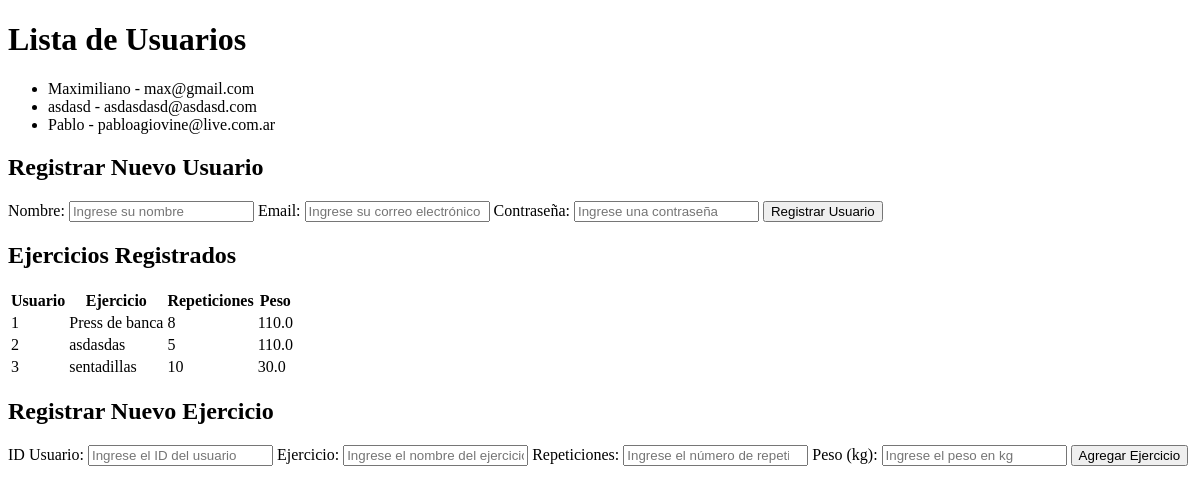
Before: / with the older database file.
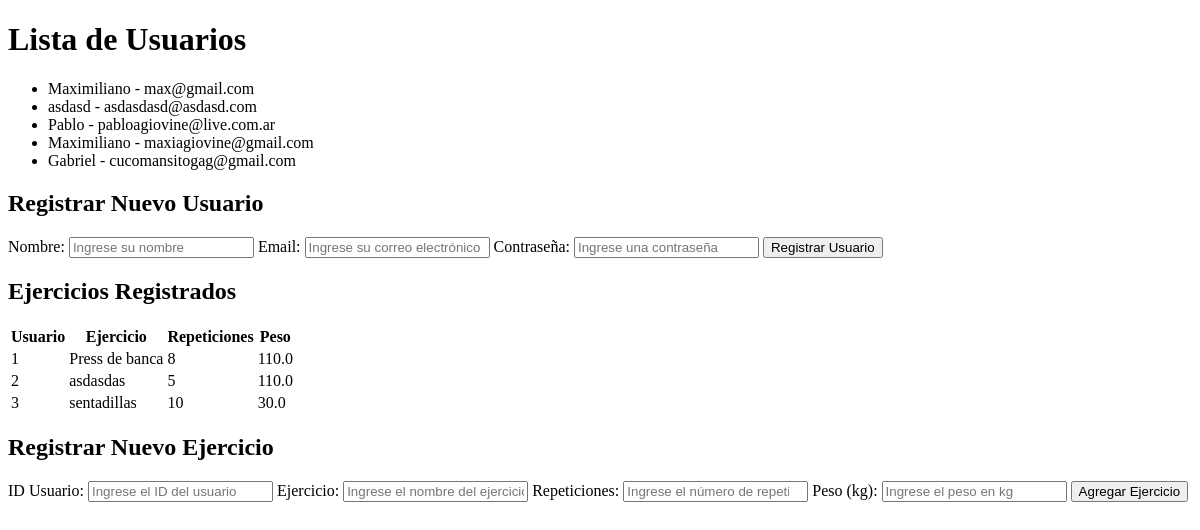
After: the same page with the newer database file.
### models.py (models this page shows)
class User(db.Model):
    id = db.Column(db.Integer, primary_key=True)
    name = db.Column(db.String(100), nullable=False)
    email = db.Column(db.String(100), unique=True, nullable=False)
    password = db.Column(db.String(100), nullable=False)

class Exercise(db.Model):
    id = db.Column(db.Integer, primary_key=True)
    user_id = db.Column(db.Integer, db.ForeignKey('user.id'), nullable=False)
    name = db.Column(db.String(100), nullable=False)
    repetitions = db.Column(db.Integer, nullable=False)
    weight = db.Column(db.Float, nullable=True)
    last_updated = db.Column(db.DateTime, default=db.func.current_timestamp())

### routes_App.py (the view)
@routes.route('/')
def main_page():
    users = User.query.all()
    exercises = Exercise.query.all()
    return render_template('index.html', users=users, exercises=exercises)

### templates/index.html (shortened to what this page needs)
<!DOCTYPE html>
<html lang="es">
<head>
    <link rel="stylesheet" href="{{ url_for('static', filename='styles.css') }}">
</head>
<body>
    <h1>Lista de Usuarios</h1>
    <ul>{% for user in users %}
            <li>{{ user.name }} - {{ user.email }}</li>
        {% endfor %}</ul>
    <h2>Registrar Nuevo Usuario</h2>
    <form action="/register_user" method="POST">
        <label>Nombre:</label>
        <input type="text" name="name" required placeholder="Ingrese su nombre" title="Nombre completo">
        <label>Email:</label>
        <input type="email" name="email" required placeholder="Ingrese su correo electrónico" title="Correo electrónico">
        <label>Contraseña:</label>
        <input type="password" name="password" required placeholder="Ingrese una contraseña" title="Contraseña">
        <button type="submit">Registrar Usuario</button>
    </form>
    <h2>Ejercicios Registrados</h2>
    <table>
        <tr>
            <th>Usuario</th>
            <th>Ejercicio</th>
            <th>Repeticiones</th>
            <th>Peso</th>
        </tr>
        {% for exercise in exercises %}
        <tr>
            <td>{{ exercise.user_id }}</td>
            <td>{{ exercise.name }}</td>
            <td>{{ exercise.repetitions }}</td>
            <td>{{ exercise.weight }}</td>
        </tr>
        {% endfor %}
    </table>
    <h2>Registrar Nuevo Ejercicio</h2>
    <form action="/register_exercise" method="POST">
        <label>ID Usuario:</label>
        <input type="number" name="user_id" required placeholder="Ingrese el ID del usuario" title="ID del usuario">
        <label>Ejercicio:</label>
        <input type="text" name="name" required placeholder="Ingrese el nombre del ejercicio" title="Nombre del ejercicio">
        <label>Repeticiones:</label>
        <input type="number" name="repetitions" required placeholder="Ingrese el número de repeticiones" title="Repeticiones">
        <label>Peso (kg):</label>
        <input type="number" name="weight" required placeholder="Ingrese el peso en kg" title="Peso en kilogramos">
        <button type="submit">Agregar Ejercicio</button>
    </form>
</body>
</html>

Changed rows visible on the page:
added User: name "Maximiliano", email "maxiagiovine@gmail.com"
added User: name "Gabriel", email "cucomansitogag@gmail.com"
